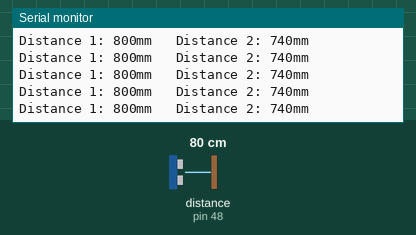
The program below on a simulated Teensy 4. Parts: the last lines printed to the serial monitor. The test bench sets the inputs (shaded band); at power-on: distance to the obstacle (sensor on pin 48) 80 cm.

Above: at 1.2 s.
1.3 s: distance to the obstacle (sensor on pin 48) set to 2 cm
At 1.54 s:
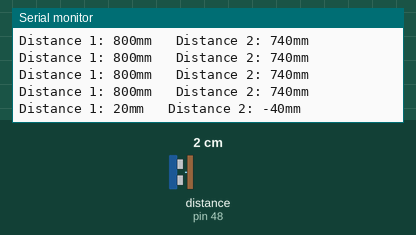
2.8 s: distance to the obstacle (sensor on pin 48) set to 4 cm
At 2.87 s:
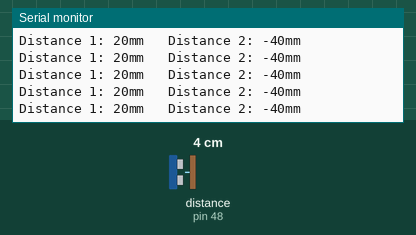
Timing chart, 0 to 5.8 s (numbered marks = the images above; inputs shaded):
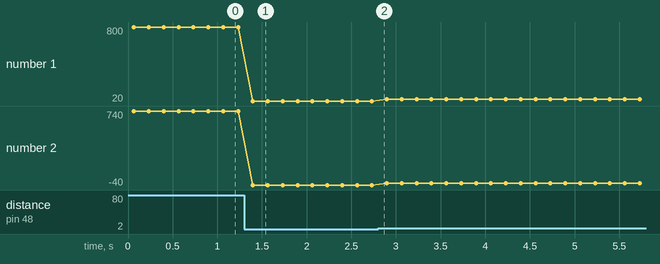

The program:

main.cpp
```cpp
#include <Wire.h>
#include <VL53L0X.h>

VL53L0X sensor;   // Sensor 1
VL53L0X sensor1;  // Sensor 2

void setup()
{
  Serial.begin(9600);
  Wire1.begin();   // Initialize the first I2C bus
  Wire2.begin();  // Initialize the second I2C bus

  sensor.setBus(&Wire1);   // Assign the first bus to Sensor 1
  sensor1.setBus(&Wire2); // Assign the second bus to Sensor 2

  sensor.setAddress(0x30); // Set unique address for Sensor 1
  sensor1.setAddress(0x30); // Set unique address for Sensor 2

// Continue with your setup and loop functions as before

  sensor.init();
  sensor.setTimeout(500);
  sensor.startContinuous();

  sensor1.init();
  sensor1.setTimeout(500);
  sensor1.startContinuous();
}

void loop()
{
  int distance = sensor.readRangeContinuousMillimeters();
  int distance1 = sensor1.readRangeContinuousMillimeters();

  Serial.print("Distance 1: ");
  Serial.print(distance);
  Serial.print("mm");

  if (sensor.timeoutOccurred()) { Serial.print(" TIMEOUT"); }

  Serial.print("   Distance 2: ");
  Serial.print(distance1 - 60);
  Serial.print("mm");

  if (sensor1.timeoutOccurred()) { Serial.print(" TIMEOUT"); }

  Serial.println();
  delay(100);
}
```

Measured:
- after the input at 1.3 s, the serial monitor: prints a new line after 0.10 s (image 1)
- plotted number 1: 800 → 20 after the input at 1.3 s, 20 → 40 after the input at 2.8 s
- plotted number 2: 740 → -40 after the input at 1.3 s, -40 → -20 after the input at 2.8 s
